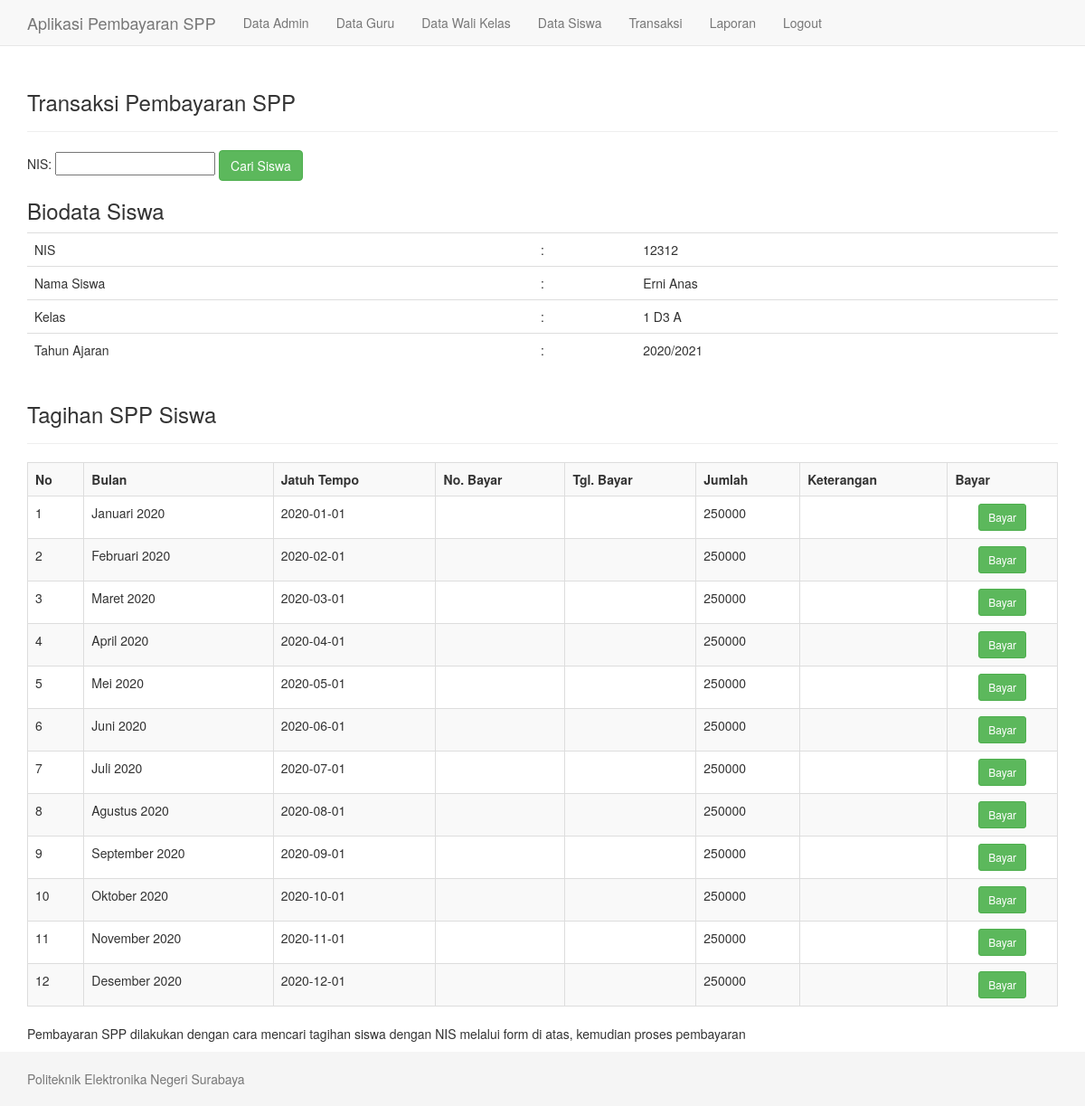
Screenshot of /transaksi.php?nis=12312 (signed in) with the database file from the repository.
### tables this page shows
CREATE TABLE `siswa` (
  `idsiswa` int(10) NOT NULL,
  `nis` varchar(10) DEFAULT NULL,
  `namasiswa` varchar(40) DEFAULT NULL,
  `kelas` varchar(10) DEFAULT NULL,
  `tahunajaran` varchar(10) DEFAULT NULL,
  `biaya` int(20) DEFAULT NULL
);

CREATE TABLE `spp` (
  `idspp` int(100) NOT NULL,
  `idsiswa` int(10) DEFAULT NULL,
  `jatuhtempo` date DEFAULT NULL,
  `bulan` varchar(20) DEFAULT NULL,
  `nobayar` varchar(10) DEFAULT NULL,
  `tglbayar` date DEFAULT NULL,
  `jumlah` int(20) DEFAULT NULL,
  `ket` varchar(20) DEFAULT NULL,
  `idadmin` int(5) DEFAULT NULL
);

### transaksi.php (the view)
<?php include "header.php" ?>
<div class="container">
	<div class="page-header">
		<h3>Transaksi Pembayaran SPP</h3>
	</div>
	<form method="get" action="">
		NIS: <input type="text" name="nis" />
		<input class = 'btn btn-success' type="submit" name="cari" value="Cari Siswa" />
	</form>
	<?php
	if(isset($_GET['nis']) && $_GET['nis']!=''){
		$sqlSiswa = mysqli_query($konek, "SELECT * FROM siswa WHERE nis='$_GET[nis]'");
		$ds=mysqli_fetch_array($sqlSiswa);
		$nis = $ds['nis'];
	?>
	<h3>Biodata Siswa</h3>
	<table class="table">
		<tr>
			<td>NIS</td>
			<td>:</td>
			<td><?php echo $ds['nis']; ?></td>
		</tr>
		<tr>
			<td>Nama Siswa</td>
			<td>:</td>
			<td><?php echo $ds['namasiswa']; ?></td>
		</tr>
		<tr>
			<td>Kelas</td>
			<td>:</td>
			<td><?php echo $ds['kelas']; ?></td>
		</tr>
		<tr>
			<td>Tahun Ajaran</td>
			<td>:</td>
			<td><?php echo $ds['tahunajaran']; ?></td>
		</tr>
	</table>
	<div class="page-header">
		<h3>Tagihan SPP Siswa</h3>
	</div>
	<table border="1" class="table table-bordered table-striped" >
		<tr>
			<th>No</th>
			<th>Bulan</th>
			<th>Jatuh Tempo</th>
			<th>No. Bayar</th>
			<th>Tgl. Bayar</th>
			<th>Jumlah</th>
			<th>Keterangan</th>
			<th>Bayar</th>
		</tr>
		<?php
		$sql = mysqli_query($konek, "SELECT * FROM spp WHERE idsiswa='$ds[idsiswa]' ORDER BY jatuhtempo ASC");
		$no=1;
		while($d=mysqli_fetch_array($sql)){
			echo "<tr>
				<td>$no</td>
				<td>$d[bulan]</td>
				<td>$d[jatuhtempo]</td>
				<td>$d[nobayar]</td>
				<td>$d[tglbayar]</td>
				<td>$d[jumlah]</td>
				<td>$d[ket]</td>
				<td align='center'>";
					if($d['nobayar']==''){
						echo "<a class = 'btn btn-success btn-sm' href='proses_transaksi.php?nis=$nis&act=bayar&id=$d[idspp]'>Bayar</a>";
					}else{
						echo "-";
					}
				echo "</td>
			</tr>";
			$no++;
		}
		?>
	</table>
	<?php
	}
	?>
	<p>Pembayaran SPP dilakukan dengan cara mencari tagihan siswa dengan NIS melalui form di atas, kemudian proses pembayaran</p>
</div>
<?php include "footer.php" ?>

### assets/style.css (style rules this page uses)
html { position: relative; min-height: 100%; }
body { margin-bottom: 60px; }
body > .container { padding: 60px 15px 0; }

### rows the page displays
siswa: nis "12312", namasiswa "Erni Anas", kelas "1 D3 A", tahunajaran "2020/2021"
spp: bulan "Januari 2020", jatuhtempo "2020-01-01", jumlah "250000"
spp: bulan "Februari 2020", jatuhtempo "2020-02-01", jumlah "250000"
spp: bulan "Maret 2020", jatuhtempo "2020-03-01", jumlah "250000"
spp: bulan "April 2020", jatuhtempo "2020-04-01", jumlah "250000"
spp: bulan "Mei 2020", jatuhtempo "2020-05-01", jumlah "250000"
spp: bulan "Juni 2020", jatuhtempo "2020-06-01", jumlah "250000"
spp: bulan "Juli 2020", jatuhtempo "2020-07-01", jumlah "250000"
spp: bulan "Agustus 2020", jatuhtempo "2020-08-01", jumlah "250000"
spp: bulan "September 2020", jatuhtempo "2020-09-01", jumlah "250000"
spp: bulan "Oktober 2020", jatuhtempo "2020-10-01", jumlah "250000"
spp: bulan "November 2020", jatuhtempo "2020-11-01", jumlah "250000"
spp: bulan "Desember 2020", jatuhtempo "2020-12-01", jumlah "250000"
